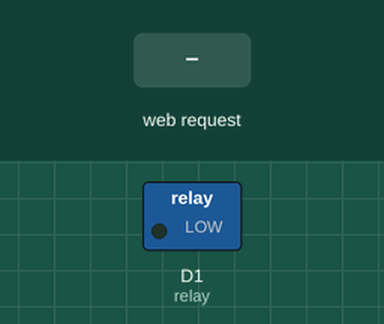
Recording of a sketch running on a simulated ESP8266 (NodeMCU). Parts: switched loads named in the sketch (green lamp = pin HIGH). Inputs (shaded band) come from the test bench. WiFi joins after 1.5 s; servers stay silent unless stated; what the sketch prints to the serial monitor is not drawn.

Above: at 2.7 s.
2.8 s: HTTP request GET /relay/ON received
At 3.9 s:
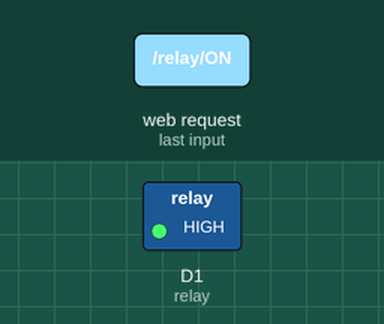
4.3 s: HTTP request GET /relay/OFF received
At 5.0 s:
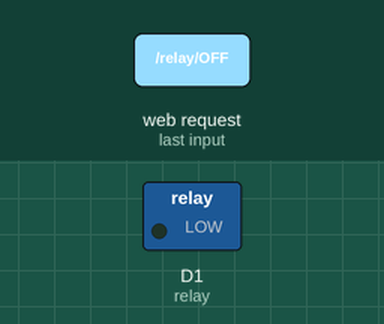
Timing chart, 0 to 7.3 s (numbered marks = the images above; inputs shaded):
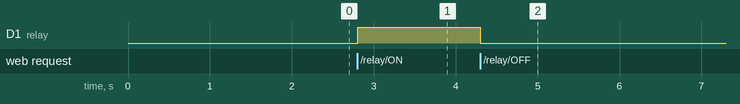

Measured:
- after the input at 2.8 s, D1 (relay): LOW → HIGH at once
- after the input at 4.3 s, D1 (relay): HIGH → LOW at once

The sketch:

WiFiWebServerRelay.ino
```cpp
//Debut du code avec l'inclusion de la librairie nécessaire

#include <ESP8266WiFi.h>

//Declaration basique pour connexion ainsi que du relay

const char* ssid = "Livebox-8E6A";
const char* password = "***************";
const int relay = D1;

WiFiServer server(80);

void setup() {
  Serial.begin(115200);
  delay(10);

  // Preparation du relay
  pinMode(relay, OUTPUT);
  digitalWrite(relay, 0);

  // Connexion au WIFI
  Serial.println();
  Serial.println();
  Serial.print("Connecting to ");
  Serial.println(ssid);

  WiFi.begin(ssid, password);


  // Essai de connexion au WIFI
  while (WiFi.status() != WL_CONNECTED) {
    delay(500);
    Serial.print(".");
  }
  Serial.println("");
  Serial.println("WiFi connected");

  // Lancement du Serveur
  server.begin();
  Serial.println("Server started");

  // Affichage de l'IP pour se connecter à notre serveur
  Serial.println(WiFi.localIP());
}

void loop() {
  // Ragarde si un client a été connecte
  WiFiClient client = server.available();
  if (!client) {
    return;
  }

  // Attend que le client envoi des donnees
  Serial.println("new client");
  while(!client.available()){
    delay(1);
  }

  // Lit les pemiere lignes de la requete
  String requete = client.readStringUntil('\r');
  Serial.println(requete);
  client.flush();

 //Verifie et execute les requetes donnees par le client
  int val = 0;
  if (requete.indexOf("/relay/ON") != -1) {
    digitalWrite(relay, 1);
    val = 1;
  }
  if (requete.indexOf("/relay/OFF") != -1){
    digitalWrite(relay, 0);
    val = 0;
  }

  // Affichage de la page html, reponse donnees au client
  client.println("HTTP/1.1 200 OK");
  client.println("Content-Type: text/html");
  client.println("");
  client.println("<!DOCTYPE HTML>");
  client.println("<html>");

 // regarge la dans quelle position est mis le relay pour afficher son etat
client.print("Le relay est maintenant ");
  if(val == 1) {
    client.print("allumer");
  } else {
    client.print("eteint");
  }
  client.println("</html>");

 //Deconnexion du client
  delay(1);
  Serial.println("Client deconnecte");
  Serial.println("");
}
//Fin du programme
```
